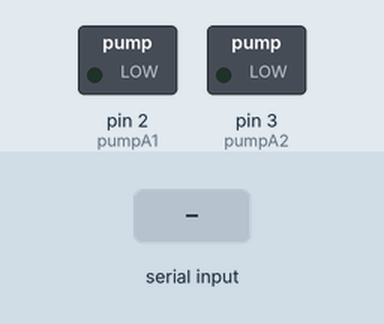
A sketch run on a simulated Arduino Uno, built with avr-gcc and run on an emulated ATmega328P. Shown: switched loads named in the sketch (green lamp = pin HIGH). The inputs (shaded band) are chosen by the test bench.

Above: at 1.2 s.
1.3 s: "h" received over Serial
At 2.5 s:
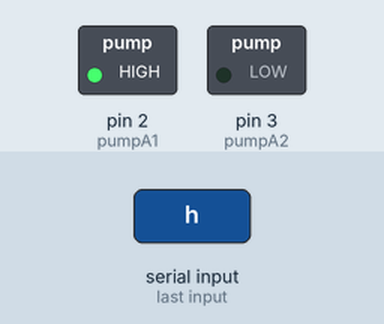
2.8 s: "l" received over Serial
At 3.7 s:
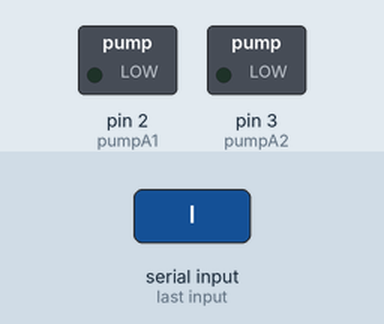
Timing chart, 0 to 5.8 s (numbered marks = the images above; inputs shaded):
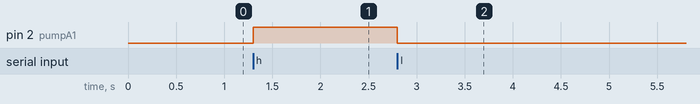

The sketch:

Bartolomeu.ino
```cpp
int pumpA1 = 2;
int pumpA2 = 3;

void setup() {
  Serial.begin(9600);
  pinMode(pumpA1, OUTPUT);
  pinMode(pumpA2, OUTPUT);
  digitalWrite(pumpA1, LOW);
  digitalWrite(pumpA2, LOW);
}

// the loop routine runs over and over again forever:
void loop() {
  if(Serial.available()>0){
    char in = Serial.read();

    switch(in){
      case 'h':
      pump();
      //delay(500);
      //sleep();
      break;
      case 'l':
      sleep();
      break;
    }
  }
}

void pump() {
  digitalWrite(pumpA1, HIGH);
  digitalWrite(pumpA2, LOW);
}

void sleep() {
  digitalWrite(pumpA1, LOW);
  digitalWrite(pumpA2, LOW);
}
```

Measured:
- after the input at 1.3 s, pin 2 (pumpA1): LOW → HIGH at once
- after the input at 2.8 s, pin 2 (pumpA1): HIGH → LOW at once
